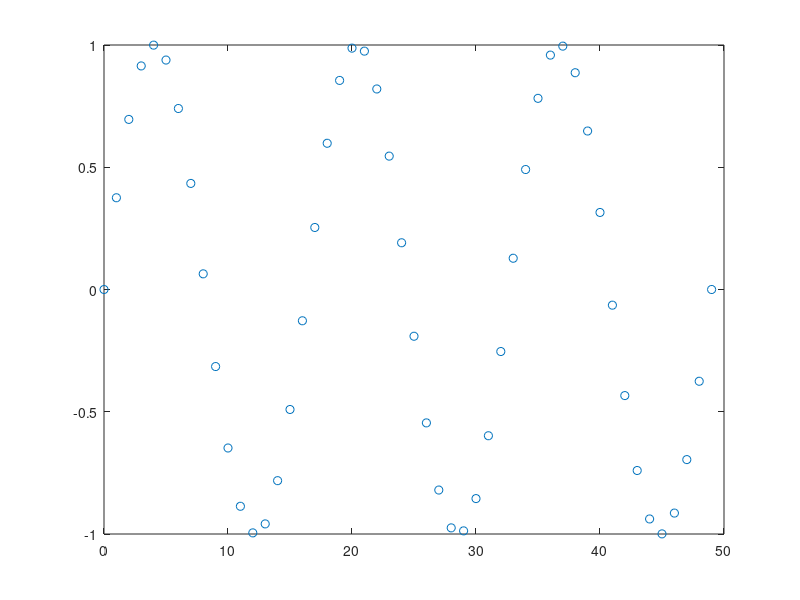
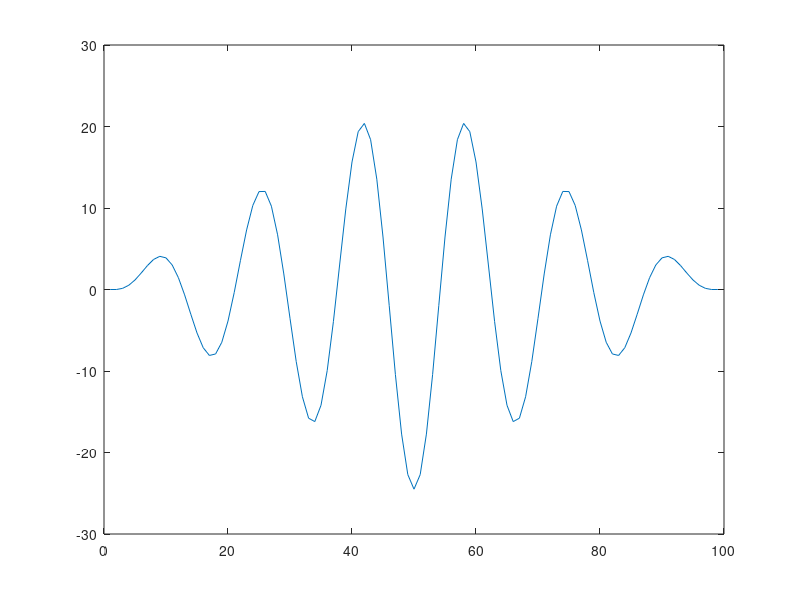

Recreate these plots in MATLAB, in order.
% Investigate the form of the self convolution of a sequence
% of the form a[n]*sin(2*pi/(L-1)*n) for 0 <= n <= L-1
% and 0 for all other n

% I suspect there will be some kind of odd symmetry

% Define sequence length
L = 50;
n = 0:L-1;

% Define number of cycles
m = 3;

% Define the corresponding m-cycle sinusoid
h = sin(2*pi*m/(L-1)*n);
plot(n,h,'o')

% Convolve this sequence with itself, to get the ultrasound system impulse
% response
figure
plot(conv(h,h))